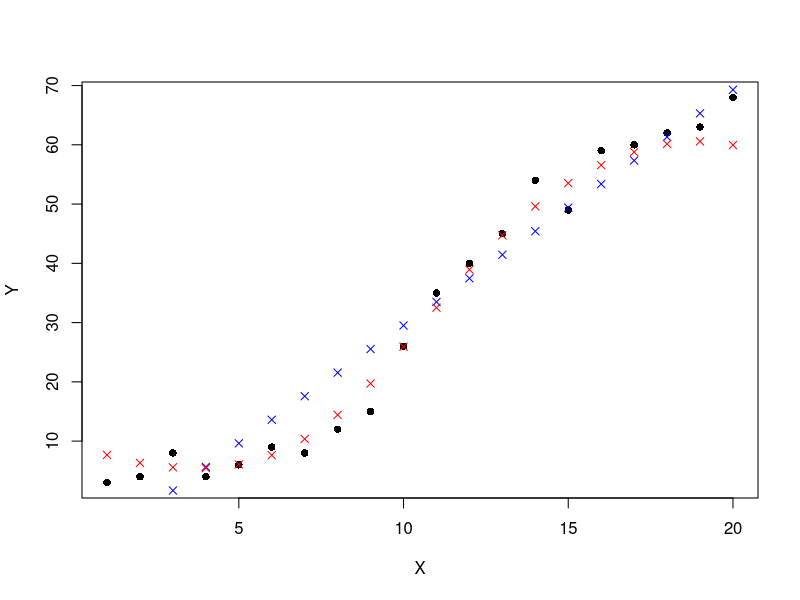
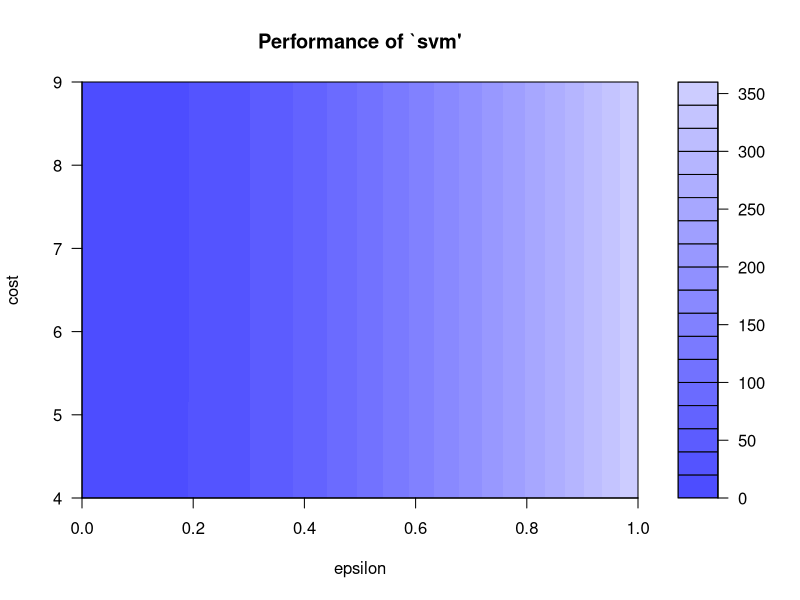
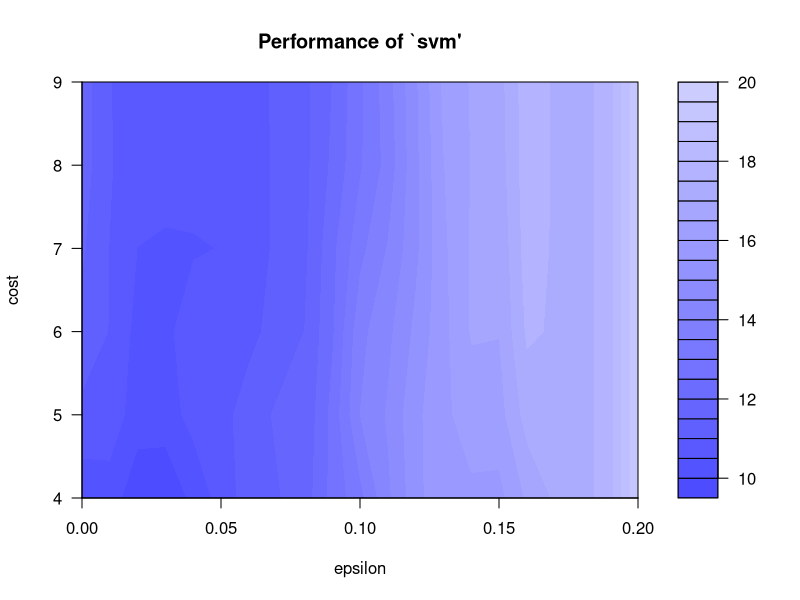

Recreate these plots in R, in order.

dataset = read.csv('regression.csv', header = TRUE)
summary(dataset)

plot(dataset, pch = 16)


# Create a linear regression model
model = lm(formula = 'Y ~ X', data = dataset)

# Make a prediction for each X
y_pred = predict(model, dataset)

points(dataset$X, y_pred, col = 'blue', pch=4)

# let's find out how good is our prediction using linear regression
# we will use Root Mean Square Error 

rmse = function(error){
  sqrt(mean(error^2))
}

error = model$residuals # same as dataset$Y - y_pred
pred_rmse = rmse(error = error)

# now we know that our RMMSE of our linear regression model is 5.7.
# Let's try to improve is by SVR

library(e1071)
svr_model = svm(Y ~ X, dataset)

y_pred = predict(svr_model, dataset)
points(dataset$X, y_pred, col = 'red', pch=4)

error = dataset$Y - y_pred
pred_rmse = rmse(error = error) # 3.157066


tuneResult = tune(svm, Y ~ X, data = dataset, ranges = list(epsilon = seq(0,1,0.1), cost = 2^2:9))
print(tuneResult)

# Draw the Tuning graph
plot(tuneResult)


tuneResult = tune(svm, Y ~ X, data = dataset, ranges = list(epsilon = seq(0,0.2,0.01), cost = 2^2:9))
print(tuneResult)

# Draw the Tuning graph
plot(tuneResult)

tunedModel = tuneResult$best.model
tuned_y_Pred = predict(tunedModel, data = dataset)

error = dataset$Y - tuned_y_Pred
tuned_pred_rmse =  rmse(error = error) # 2.046548
